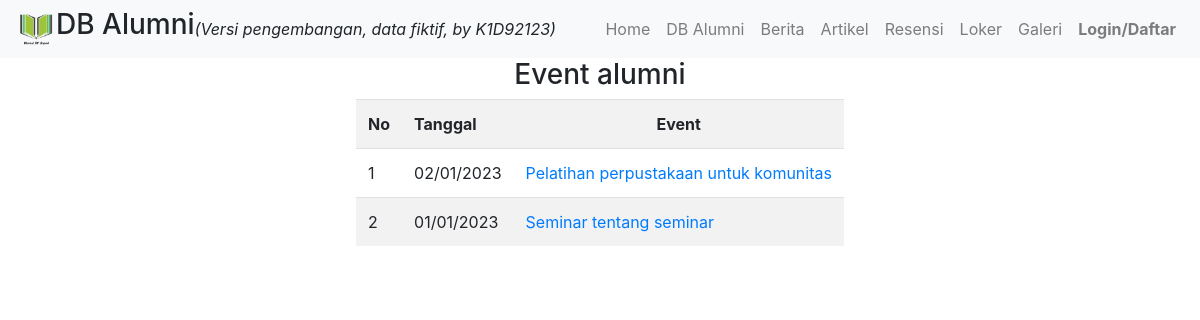
/list_berita/, run on the app's committed database.
### alumni/models.py (models this page shows, shortened)
class Event(models.Model):
    user = models.ForeignKey(User, on_delete=models.CASCADE)
    acara = models.CharField(max_length =150)
    tanggal = models.DateField()
    tempat = models.CharField(max_length =150)
    deskripsi = models.TextField()
    foto = models.ImageField(upload_to='event', blank=True)
    class Meta:
        permissions = [
            ("view_mypage", "Can view My Page"),
        ]

### alumni/views.py (the view)
# urls.py: path('list_berita/', views.list_berita, name='list_berita'),
def list_berita(request):
    berita = Event.objects.all().order_by('-tanggal')
    context = {'berita' : berita}
    return render(request,'list_berita.html', context)

### alumni/templates/list_berita.html (shortened to what this page needs)
{% extends 'base.html' %}
{% block content %}
<center>
<h3>Event alumni </h3>
<table style="width: auto" class="table table-striped">
    <tr bgcolor='lightgrey'>
        <td><b>No</b></td>
        <td><b>Tanggal</b></td>
        <td align="center"><b>Event</b></td>
    </tr>
    {% for x in berita %}
    <tr>
        <td>{{ forloop.counter }}</td>
        <td>{{x.tanggal|date:"d/m/Y" }}</a></td>
        <td><a href= "detail_berita/{{ x.id }}">{{ x.acara }}</a></td>
    </tr>
    {% endfor %}
    </table>
</center>
{% endblock%}

### data on the page
Event: tanggal "02/01/2023", acara "Pelatihan perpustakaan untuk komunitas"
Event: tanggal "01/01/2023", acara "Seminar tentang seminar"
